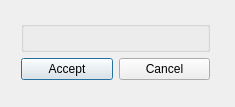
<?xml version="1.0" encoding="UTF-8"?>
<ui version="4.0">
 <class>UICAddCategoryDialog</class>
 <widget class="QDialog" name="UICAddCategoryDialog">
  <property name="geometry">
   <rect>
    <x>0</x>
    <y>0</y>
    <width>235</width>
    <height>107</height>
   </rect>
  </property>
  <property name="minimumSize">
   <size>
    <width>235</width>
    <height>105</height>
   </size>
  </property>
  <property name="maximumSize">
   <size>
    <width>235</width>
    <height>107</height>
   </size>
  </property>
  <property name="windowTitle">
   <string>Add New Category</string>
  </property>
  <widget class="QWidget" name="layoutWidget">
   <property name="geometry">
    <rect>
     <x>10</x>
     <y>10</y>
     <width>211</width>
     <height>81</height>
    </rect>
   </property>
   <layout class="QVBoxLayout" name="verticalLayout">
    <item>
     <widget class="QGroupBox" name="groupBox">
      <property name="title">
       <string/>
      </property>
      <widget class="QWidget" name="layoutWidget">
       <property name="geometry">
        <rect>
         <x>10</x>
         <y>10</y>
         <width>188</width>
         <height>22</height>
        </rect>
       </property>
       <layout class="QHBoxLayout" name="horizontalLayout">
        <item>
         <widget class="QLabel" name="label_name">
          <property name="text">
           <string>Name</string>
          </property>
         </widget>
        </item>
        <item>
         <widget class="QLineEdit" name="edit_categoryText"/>
        </item>
       </layout>
      </widget>
     </widget>
    </item>
    <item>
     <layout class="QHBoxLayout" name="horizontalLayout_2">
      <item>
       <widget class="QPushButton" name="btn_accept">
        <property name="text">
         <string>Accept</string>
        </property>
       </widget>
      </item>
      <item>
       <widget class="QPushButton" name="btn_cancel">
        <property name="text">
         <string>Cancel</string>
        </property>
       </widget>
      </item>
     </layout>
    </item>
   </layout>
  </widget>
 </widget>
 <layoutdefault spacing="6" margin="11"/>
 <resources/>
 <connections/>
</ui>
